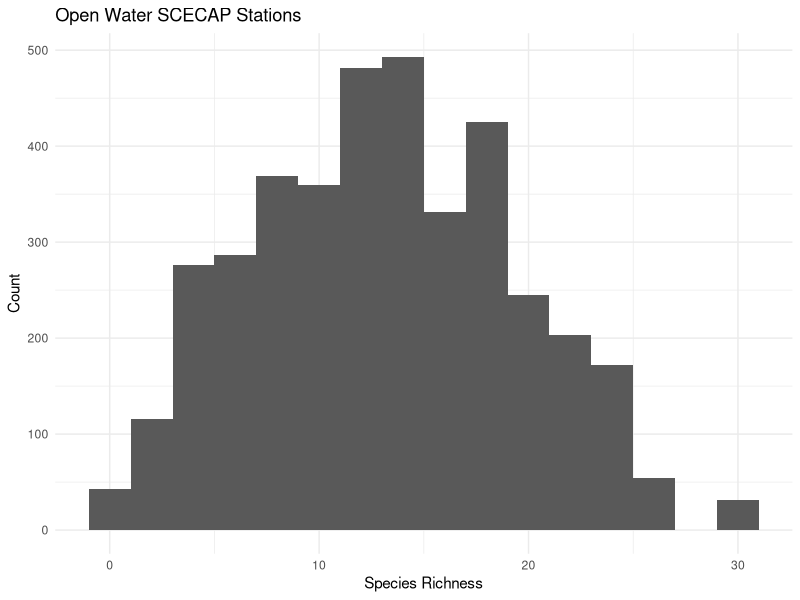
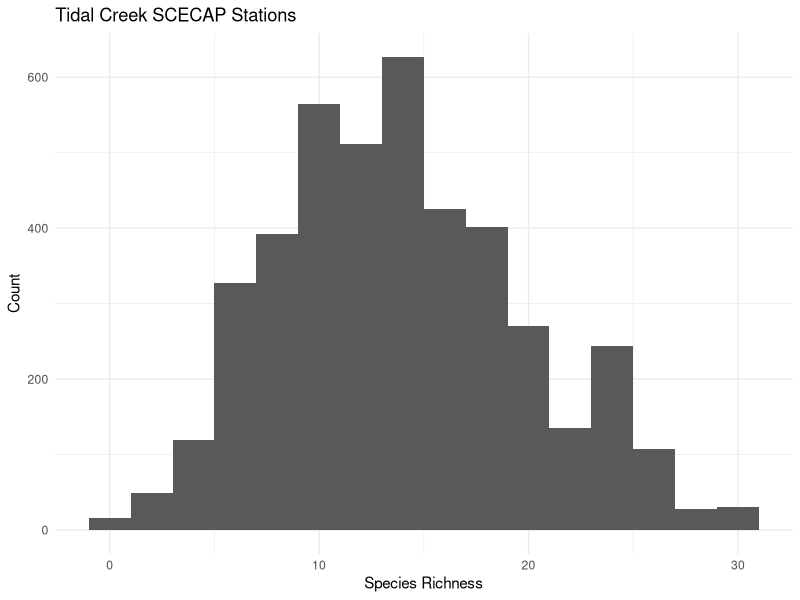
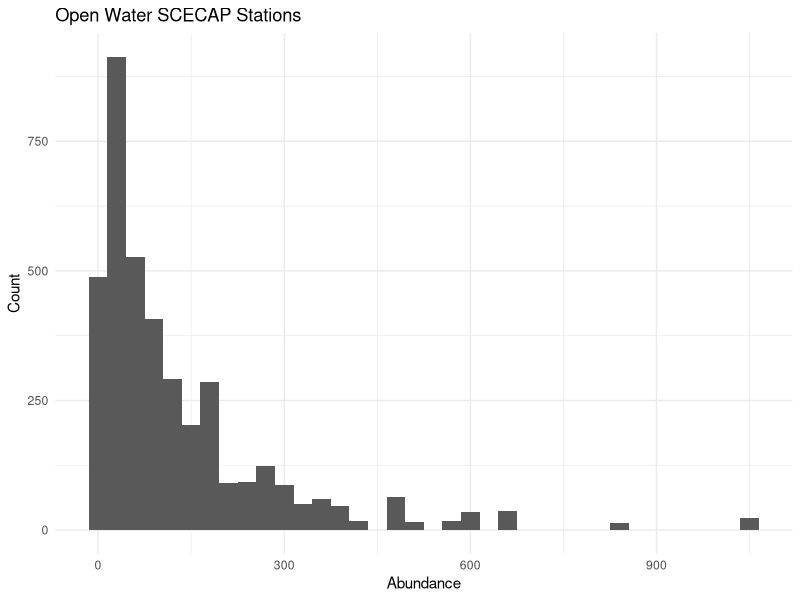
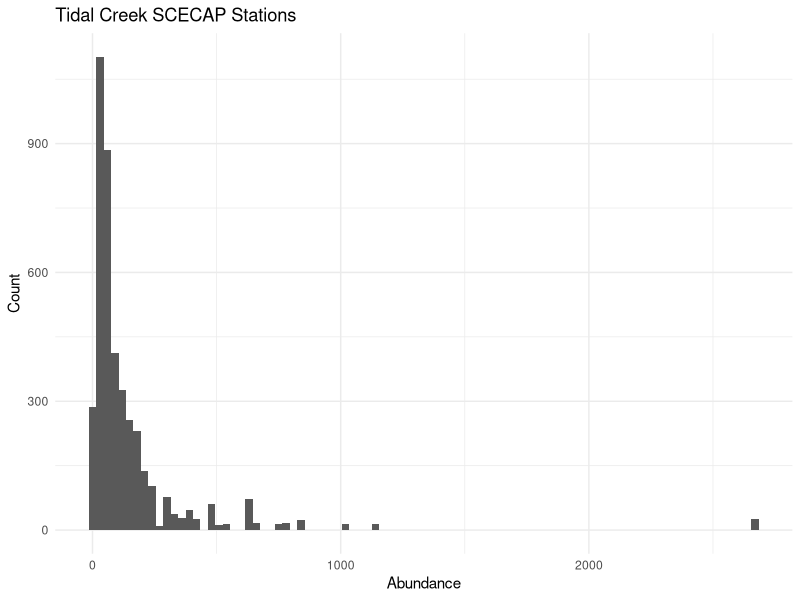
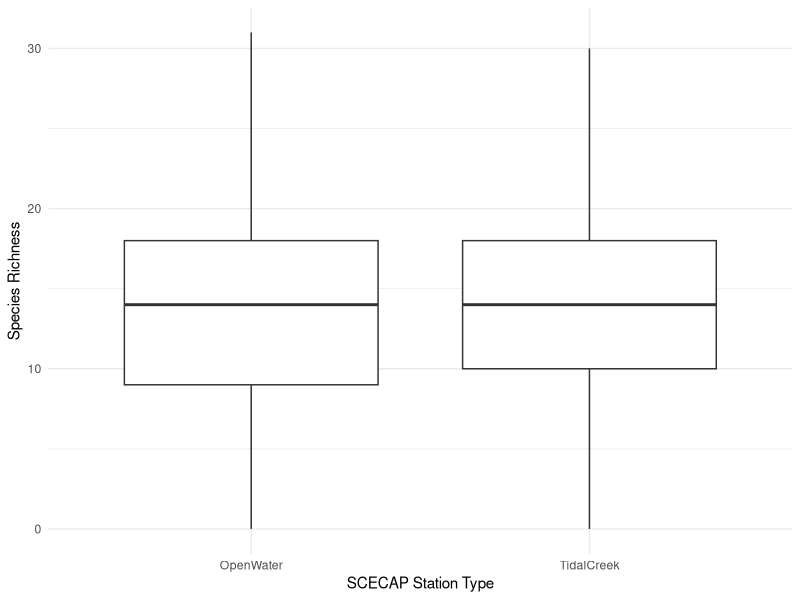
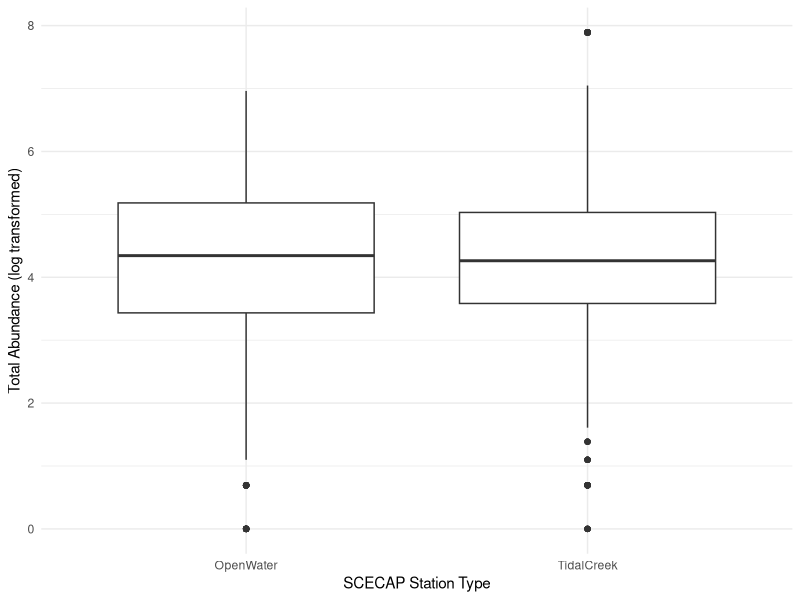

Here is the R script that generated these plots, in order:
#VISUALIZING SPECIES RICHNESS AND ABUNDANCE DATA

#load required packages

library(tidyverse)

library(ggplot2)


#import datasets

trawl_sp <- read.csv("./data/trawl_richness_abundance.csv")


#HISTOGRAMS
##plot histograms to visualize data distributions

rich_openwater_hist <- 
  ggplot(data = subset(trawl_sp, STATION_TYPE == "OpenWater"), aes(SP_RICH)) + 
  geom_histogram(binwidth=2) + 
  labs(title = "Open Water SCECAP Stations", y="Count", x = "Species Richness") +
  theme_minimal()  

rich_tidalcreek_hist <- 
  ggplot(data = subset(trawl_sp, STATION_TYPE == "TidalCreek"), aes(SP_RICH)) + 
  geom_histogram(binwidth=2) + 
  labs(title = "Tidal Creek SCECAP Stations", y="Count", x = "Species Richness") +
  theme_minimal()  

abund_openwater_hist <- 
  ggplot(data = subset(trawl_sp, STATION_TYPE == "OpenWater"), aes(ABUNDANCE)) + 
  geom_histogram(binwidth=30) + 
  labs(title = "Open Water SCECAP Stations", y="Count", x = "Abundance") +
  theme_minimal()  

abund_tidalcreek_hist <- 
  ggplot(data = subset(trawl_sp, STATION_TYPE == "TidalCreek"), aes(ABUNDANCE)) + 
  geom_histogram(binwidth=30) + 
  labs(title = "Tidal Creek SCECAP Stations", y="Count", x = "Abundance") +
  theme_minimal()


#export as PDFs

ggsave("./output/histogram_richness_openwater.pdf", rich_openwater_hist)
ggsave("./output/histogram_richness_tidalcreek.pdf", rich_tidalcreek_hist)
ggsave("./output/histogram_abundance_openwater.pdf", abund_openwater_hist)
ggsave("./output/histogram_abundance_tidalcreek.pdf", abund_tidalcreek_hist)


#BOXPLOTS
##create boxplots to show differences in species richness and abundance between two site types

sp_rich_box <- 
  ggplot(data = trawl_sp, aes(x=STATION_TYPE, y=SP_RICH)) + 
  geom_boxplot() + 
  theme_minimal() + 
  labs(y="Species Richness", x="SCECAP Station Type")

abund_box <- 
  ggplot(data = trawl_sp, aes(x=STATION_TYPE, y=log(ABUNDANCE))) + 
  geom_boxplot() + 
  theme_minimal() + 
  labs(y="Total Abundance (log transformed)", x="SCECAP Station Type")


#export as PDFs

ggsave("./output/boxplot_richness.pdf", sp_rich_box)
ggsave("./output/boxplot_abundance.pdf", abund_box)